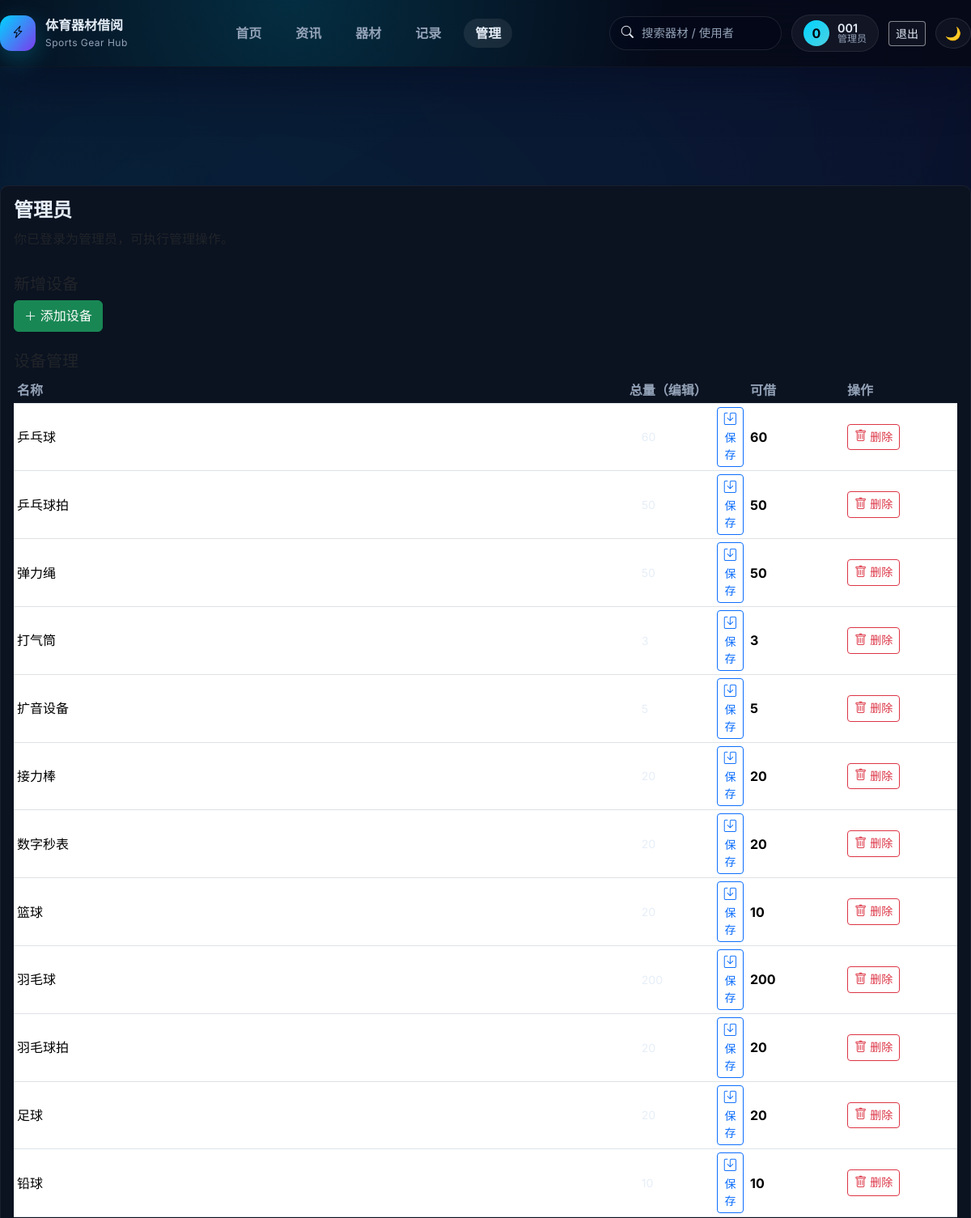
Page /admin (signed in, upper part) on the earlier database version.
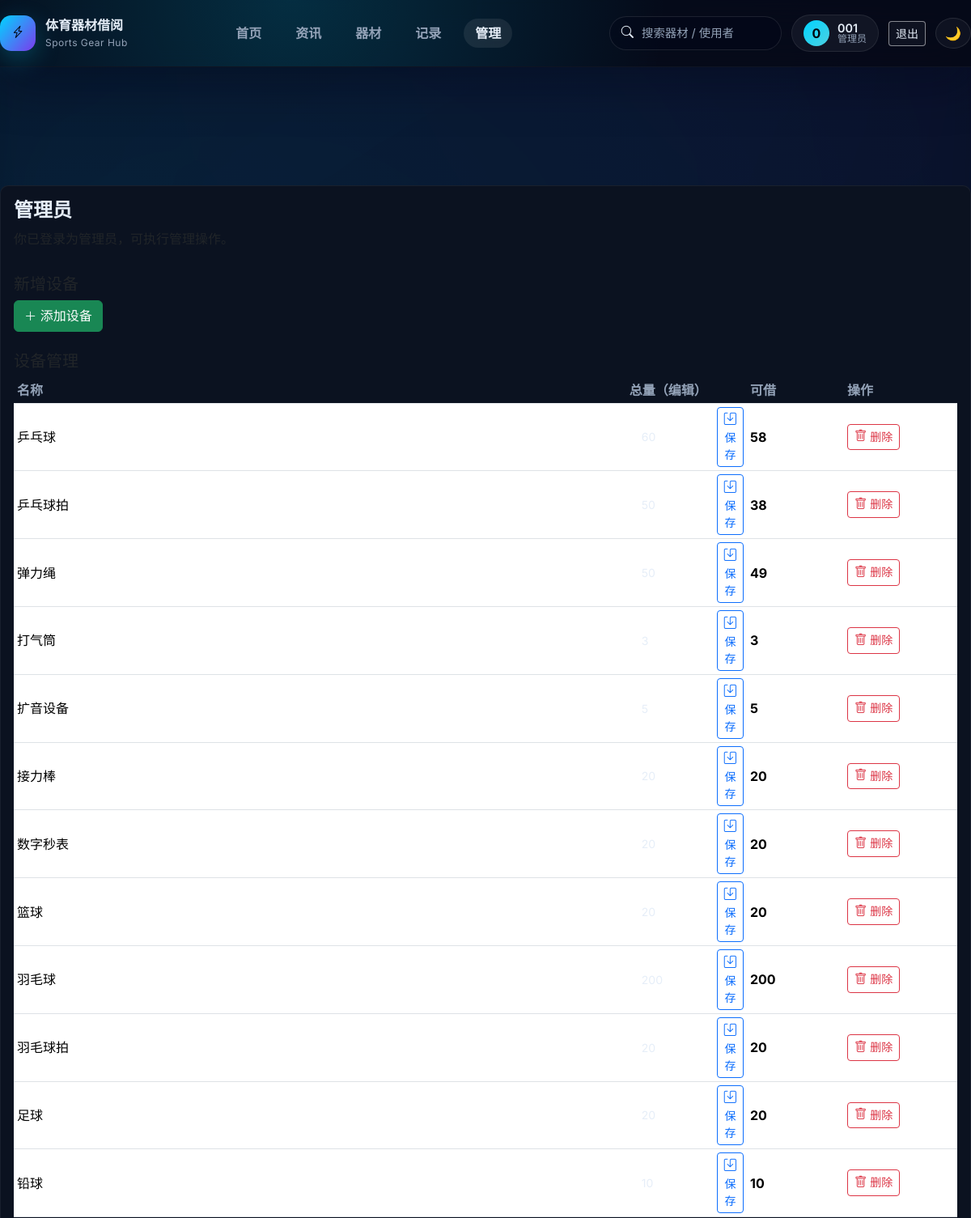
Same page on the later database version.
### models.py (models this page shows, shortened)
class Equipment(db.Model):
    __tablename__ = 'equipment'
    id = db.Column(db.Integer, primary_key=True)
    name = db.Column(db.String(120), nullable=False)
    total_quantity = db.Column(db.Integer, nullable=False, default=1)
    available_quantity = db.Column(db.Integer, nullable=False, default=1)

### app.py (the view, shortened to what this page needs)
    @app.route('/admin', methods=['GET', 'POST'])
    def admin():
        from flask import session
        admin_pass = os.environ.get('ADMIN_PASS', 'admin')
        is_admin = session.get('is_admin', False)
        equipments = []
        users = []
        news_items = []
        if is_admin:
            equipments = Equipment.query.order_by(Equipment.name).all()
            q = request.args.get('q', '').strip()
            user_query = User.query
            if q:
                user_query = user_query.filter(
                    (User.username.ilike(f"%{q}%"))
                    | (User.full_name.ilike(f"%{q}%"))
                    | (User.class_name.ilike(f"%{q}%"))
                )
            users = user_query.order_by(User.username).all()
            news_items = NewsPost.query.order_by(NewsPost.published_at.desc()).all()
        return render_template('admin.html', is_admin=is_admin, equipments=equipments, users=users, news_items=news_items)

### services/auth.py (called while the page is built)
def get_current_user() -> Optional[User]:
    if hasattr(g, '_cached_user'):
        return g._cached_user
    user_id = session.get('user_id')
    user = db.session.get(User, user_id) if user_id else None
    g._cached_user = user
    return user

### templates/admin.html (shortened to what this page needs)
{% extends 'layout.html' %}
{% block content %}
<div class="card admin-card">
  <div class="card-body">
    <h4 class="card-title">管理员</h4>
    {% if not is_admin %}
    <p>请输入管理员密码以进入管理界面。</p>
    <form method="post" action="/admin" class="row g-2 align-items-center">
      <input type="hidden" name="csrf_token" value="{{ csrf_token() }}">
      <div class="col-auto">
        <input type="password" name="password" class="form-control" placeholder="管理员密码">
      </div>
      <div class="col-auto">
        <button class="btn btn-primary">登录</button>
      </div>
    </form>
    {% else %}
    <p>你已登录为管理员，可执行管理操作。</p>
    <div class="row">
      <div class="col-md-6">
        <h5 class="mt-3">新增设备</h5>
        <button type="button" class="btn btn-success" data-bs-toggle="modal" data-bs-target="#addEquipModal">
          <i class="bi bi-plus-lg"></i> 添加设备
        </button>
      </div>
    </div>
    <h5 class="mt-4">设备管理</h5>
    <div class="table-responsive">
      <table class="table table-sm align-middle">
        <thead class="table-light"><tr><th>名称</th><th style="width:140px;">总量（编辑）</th><th style="width:120px;">可借</th><th style="width:140px;">操作</th></tr></thead>
        <tbody>
          {% for e in equipments %}
          <tr id="e{{ e.id }}">
            <td>{{ e.name }}</td>
            <td>
              <form method="post" action="/admin/edit_equipment/{{ e.id }}" class="d-flex gap-2">
                <input type="number" name="total" class="form-control form-control-sm" value="{{ e.total_quantity }}" style="width:100px;">
                <button class="btn btn-sm btn-outline-primary"><i class="bi bi-save"></i> 保存</button>
              </form>
            </td>
            <td><span class="fw-bold">{{ e.available_quantity }}</span></td>
            <td>
              <form method="post" action="/admin/delete_equipment/{{ e.id }}" onsubmit="return confirm('确认删除该设备？');" class="d-inline">
                <button class="btn btn-sm btn-outline-danger"><i class="bi bi-trash"></i> 删除</button>
              </form>
            </td>
          </tr>
          {% endfor %}
        </tbody>
      </table>
    </div>
    {% endif %}
  </div>
</div>
{% endblock %}

Differences in the rows shown:
changed Equipment "乒乓球": available_quantity "60" → "58"
changed Equipment "乒乓球拍": available_quantity "50" → "38"
changed Equipment "弹力绳": available_quantity "50" → "49"
changed Equipment "篮球": available_quantity "10" → "20"
